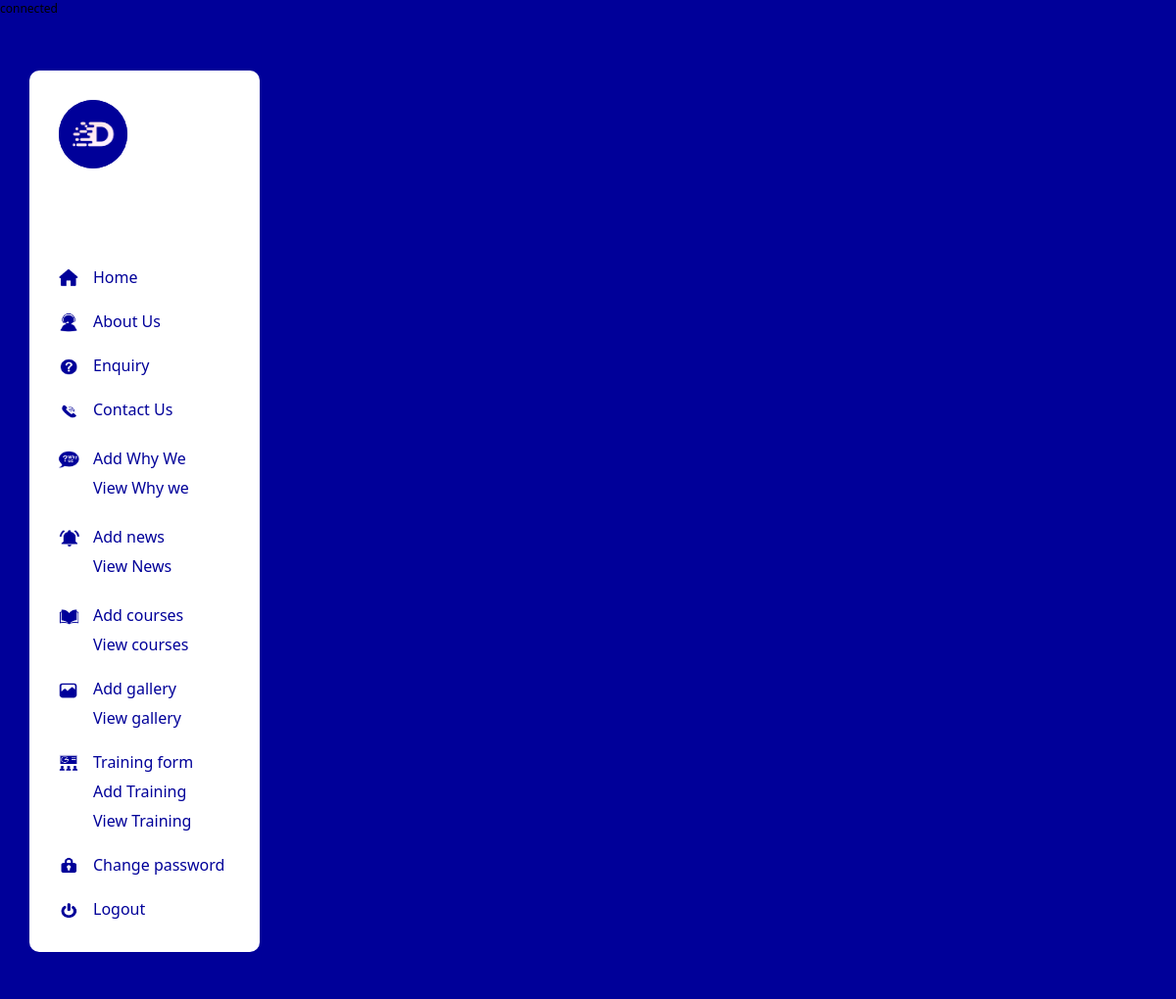
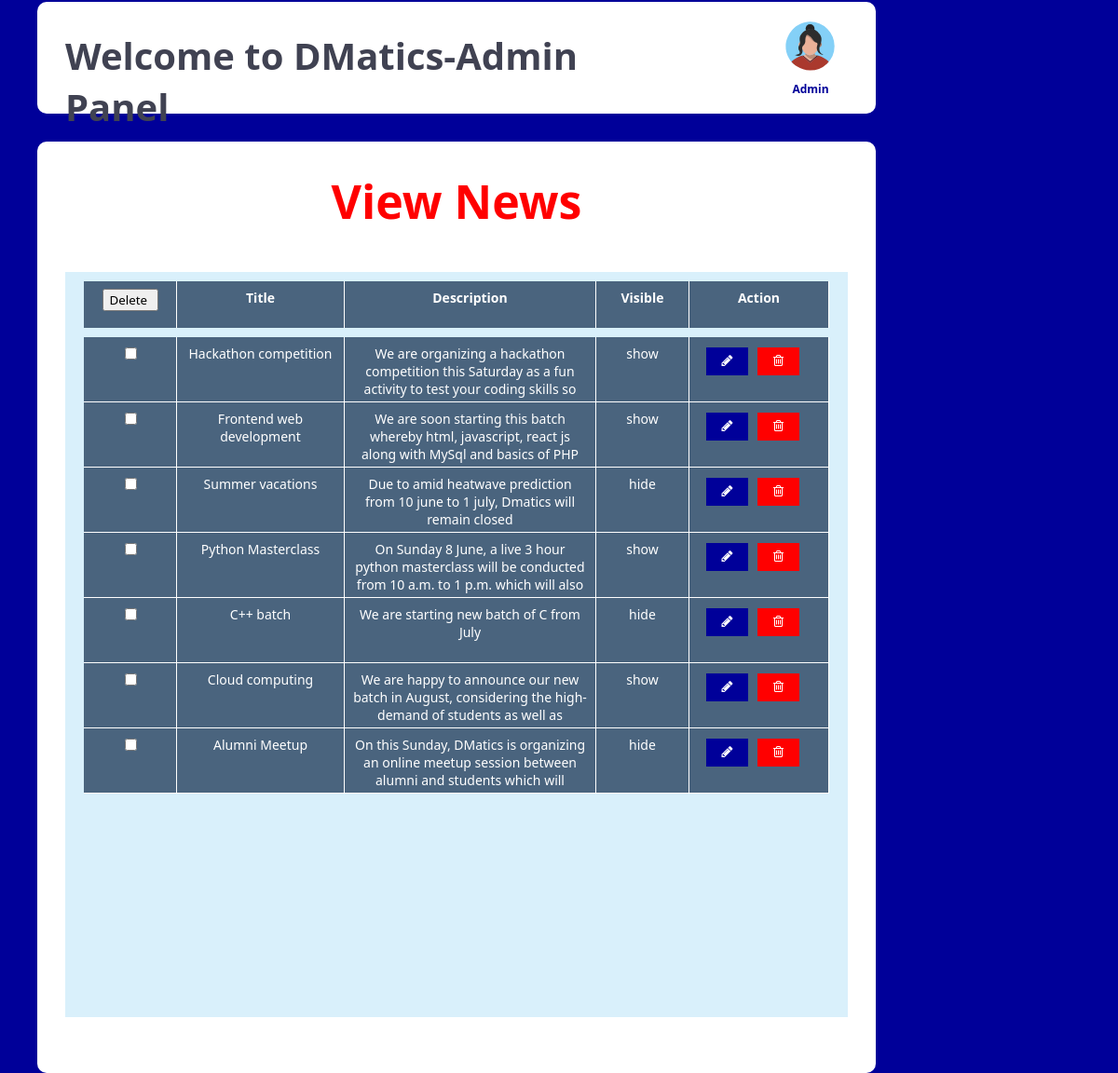
The page /admin/viewnews.php (signed in) on the database its author committed (2 pictures, top to bottom).
### tables this page shows
CREATE TABLE `news` (
  `id` int(11) NOT NULL,
  `title` varchar(50) NOT NULL,
  `description` text NOT NULL,
  `visible` int(11) NOT NULL
);

### admin/viewnews.php (the view, shortened to what this page needs)
<?php
include("config/connection.php");
$query="select* from news";
$result=mysqli_query($conn,$query);
?>
<html>
 <head>
    <link href="css/style.css" rel="stylesheet">
    <link href="css/font-awesome.min.css" rel="stylesheet">
 </head>
 <body>
    <div class="bar"></div>
    <?php include ("mleft.php") ?>
    <?php include ("header.php") ?>
    <div class="main" style="height:1000px;">
        <div class="pagetitle"> View News</div>
        <div class="mright2" style="height:800px;">
         <form method="post">
           <div class="viewrow bold ">
              <div class="viewcol"> <input type="submit" name="delete" value="Delete " class="del" ></div>
              <div class="viewcol w180"> Title</div>
              <div class="viewcol w270"> Description</div>
              <div class="viewcol"> Visible</div>
              <div class="viewcol w150"> Action</div>
          </div>
          <?php
             while($row=mysqli_fetch_assoc($result))
           {
          ?>
          <div class="viewrow">
            <div class="viewcol2"> <input type="checkbox" name="delid[]" value="<?php echo $row ['id'];?>"> </div>
            <div class="viewcol2 w180">  <?php echo $row['title']?> </div>
            <div class="viewcol2 w270"> <?php echo $row['description']?>  </div>
            <div class="viewcol2"> <?php
                                  if($row['visible']==0)
                                     echo  "hide";
                                  else
                                    echo "show";
                                ?></div>
            <div class="viewcol2 w150">
                <a href="addnews.php?updid=<?php echo $row['id']?>">
                  <div class="actionedit"> <b class="fa fa-pencil"></b> </div>
                </a>
                <a href="viewnews.php?delid=<?php echo $row['id']?>">
                   <div class="actiondelete"  onClick=" return del()"><b class="fa fa-trash-o"></b></div>
                   </div>
            </div>
             <?php
              }
             ?>
          </div>
        </div>
    </div>
 </body>
</html>

### admin/css/style.css (style rules this page uses)
* { font-family: 'Segoe UI', Tahoma, Geneva, Verdana, sans-serif; }
body { background-color:#009; margin:0px; padding:0px; color:#000; font-size: 12px;; }
.bar { width:100%; height:5px; background-color:#009; }
.main { width:900px; min-height:800px; background-color:#fff; margin-top:30px; margin-left:40px; border-radius:10px; float:left; }
.pagetitle { width: 850px; height: 80px; margin:30px auto; text-align: center; font-size: 50px; color: #f00; font-weight: bold; }
.mright2 { width:840px; min-height:600px; background-color:#d9f0fb; margin-left:30px; float:left; }
.viewrow, .vrow { width: 800px; height:50px; background-color:#000; margin: 10px auto; }
.viewcol, .viewcol2 { width: 100px; height: 50px; background-color:rgb(74, 100, 126); border-right: solid 1px #fff; padding-top:8px; padding-left:8px; padding-right:8px; font-size:14px; box-sizing: border-box; text-align: center; overflow: auto; color:white; float:left; }
.viewcol2 { height:70px; border-bottom: solid 1px #fff; }
.w150 { width:150px; }
.w180 { width:180px; }
.w270 { width:270px; }
.bold { font-size:22px; font-weight:bold; }
.actionedit, .actiondelete { width: 45px; height: 30px; background-color: #009; margin:3px 0 0 10px; color:white; text-align: center; float: left; padding-top: 7px; box-sizing: border-box; }
.actiondelete { background-color: #f00; }

### rows shown on the page
news: title "Hackathon competition", description "We are organizing a hackathon competition this Saturday as a fun activity to test your coding skills so…", visible "show"
news: title "Frontend web development", description "We are soon starting this batch whereby html, javascript, react js along with MySql and basics of PHP…", visible "show"
news: title "Summer vacations", description "Due to amid heatwave prediction from 10 june to 1 july, Dmatics will remain closed", visible "hide"
news: title "Python Masterclass", description "On Sunday 8 June, a live 3 hour python masterclass will be conducted from 10 a.m. to 1 p.m. which will also…", visible "show"
news: title "C++ batch", description "We are starting new batch of C from July", visible "hide"
news: title "Cloud computing", description "We are happy to announce our new batch in August, considering the high-demand of students as well as…", visible "show"
news: title "Alumni Meetup", description "On this Sunday, DMatics is organizing an online meetup session between alumni and students which will…", visible "hide"
